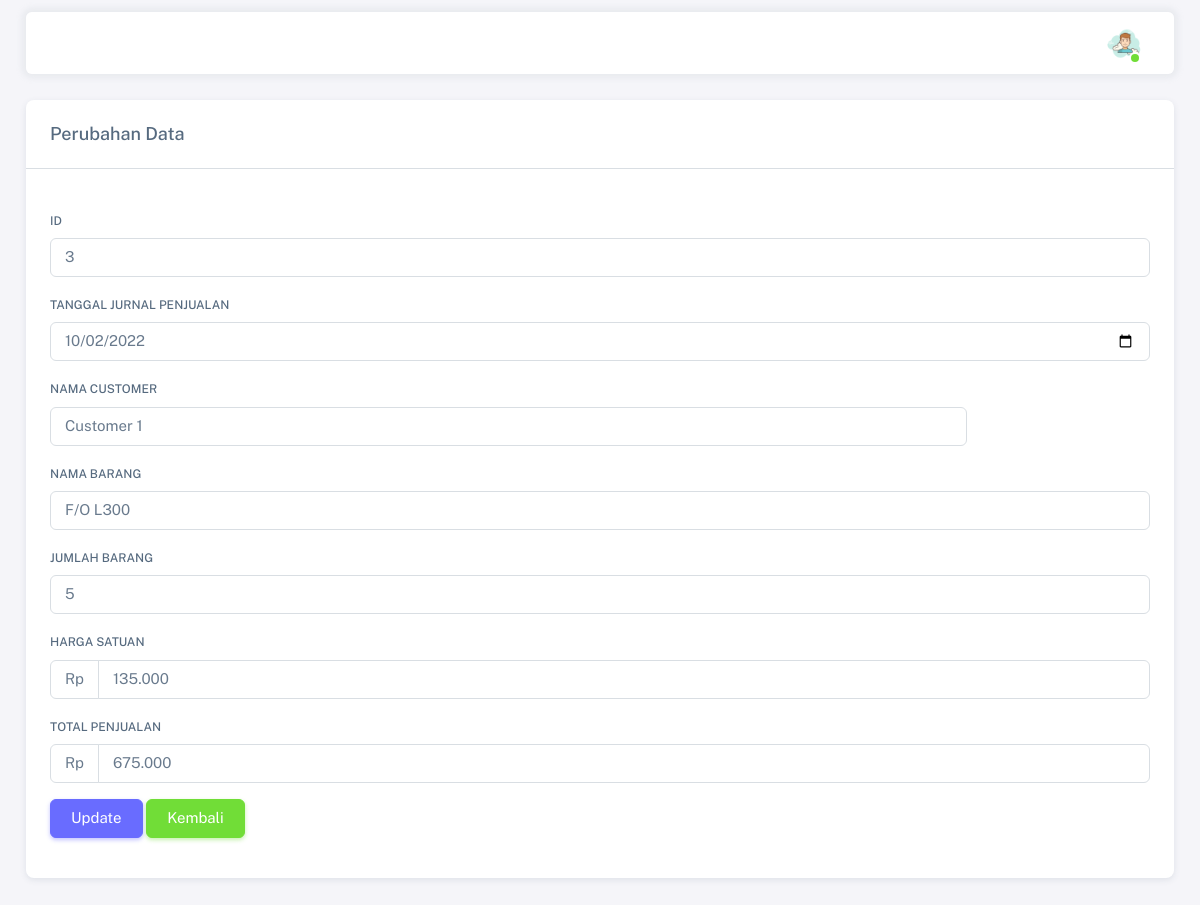
/admin/edit_jurnal_penjualan.php?id_jurnal_penjualan=3, run on the app's committed database.
### tables this page shows
CREATE TABLE `tb_jurnal_penjualan` (
  `id_jurnal_penjualan` bigint(100) NOT NULL,
  `tanggal_penjualan` date NOT NULL,
  `nama_customer` varchar(100) NOT NULL,
  `nama_barang` varchar(100) NOT NULL,
  `jumlah_barang` bigint(100) NOT NULL,
  `harga_satuan` bigint(100) NOT NULL,
  `total_penjualan` bigint(100) NOT NULL
);

### admin/edit_jurnal_penjualan.php (the view, shortened to what this page needs)
<?php
require 'koneksi.php';
?>
<!DOCTYPE html>
<html>
  <head>
    <link rel="stylesheet" href="assets/vendor/fonts/boxicons.css" />
    <link rel="stylesheet" href="assets/vendor/css/core.css" />
    <link rel="stylesheet" href="assets/vendor/css/theme-default.css"/>
    <link rel="stylesheet" href="assets/css/demo.css" />
  </head>
<body>
  <div class="layout-wrapper layout-content-navbar">
    <div class="layout-container">
      <div class="layout-page">
          <nav class="layout-navbar container-xxl navbar navbar-expand-xl navbar-detached align-items-center bg-navbar-theme" id="layout-navbar">
            <div class="navbar-nav-right d-flex align-items-center" id="navbar-collapse">
              <ul class="navbar-nav flex-row align-items-center ms-auto">
                <li class="nav-item navbar-dropdown dropdown-user dropdown">
                  <a class="nav-link dropdown-toggle hide-arrow" href="javascript:void(0);" data-bs-toggle="dropdown">
                    <div class="avatar avatar-online">
                      <img src="assets/img/avatars/1.png" alt class="w-px-40 h-auto rounded-circle" />
                    </div>
                  </a>
                </li>
              </ul>
            </div>
          </nav>
                          <?php
                            if(isset($_GET['id_jurnal_penjualan']))
                            {
                                $id_jurnal_penjualan = mysqli_real_escape_string($con, $_GET['id_jurnal_penjualan']);
                                $query = "SELECT * FROM tb_jurnal_penjualan WHERE id_jurnal_penjualan='$id_jurnal_penjualan' ";
                                $query_run = mysqli_query($con, $query);
                                if(mysqli_num_rows($query_run) > 0)
                                {
                                    $jurnal_penjualan = mysqli_fetch_array($query_run);
                            ?>
          <div class="content-wrapper">
            <div class="container-xxl flex-grow-1 container-p-y">
              <div class="row">
                <div class="col-md-12">
                  <div class="card mb-4">
                    <h5 class="card-header">Perubahan Data</h5>
                    <hr class="my-0" />
                    <div class="card-body">
                      <form action="code_penjualan.php" method="POST">
                              <div class="row">
                                </div>
                                <div class="mb-3 col-md-12">
                                  <label class="form-label">ID</label>
                                  <input type="text" name="id_jurnal_penjualan" value="<?=$jurnal_penjualan['id_jurnal_penjualan'];?>" class="form-control">
                                </div>
                                <div class="mb-3 col-md-12">
                                  <label class="form-label">Tanggal Jurnal Penjualan</label>
                                  <input type="date" name="tanggal_penjualan" value="<?=$jurnal_penjualan['tanggal_penjualan'];?>" class="form-control">
                                </div>
                                <div class="mb-3 col-md-12">
                                  <label class="form-label">Nama Customer</label>
                                  <div class="col-md-10">
                                    <select class="form-control" name="nama_customer">
                                    <option disabled selected > <?=$jurnal_penjualan['nama_customer'];?></option>
                                    </select>
                                  </div>
                                  </div>
                                <div class="mb-3 col-md-12">
                                  <label class="form-label">Nama Barang</label>
                                  <input type="text" name="nama_barang" value="<?=$jurnal_penjualan['nama_barang'];?>" class="form-control">
                                </div>
                                <div class="mb-3 col-md-12">
                                  <label class="form-label">Jumlah Barang</label>
                                  <input type="text" name="jumlah_barang" value="<?=$jurnal_penjualan['jumlah_barang'];?>" class="form-control"  >
                                </div>
                                  <div class="mb-3 col-md-12">
                                  <label class="form-label">Harga Satuan</label>
                                    <div class="input-group">
                                   <span class="input-group-text" id="basic-addon11">Rp</span>
                                  <input type="text" name="harga_satuan" value="<?= number_format($jurnal_penjualan['harga_satuan'],0, ",", ".") ?>" class="form-control"   >
                                  </div>
                                </div>
                                <div class="mb-3 col-md-12">
                                  <label class="form-label">Total Penjualan </label>
                                  <div class="input-group">
                                  <span class="input-group-text" id="basic-addon11">Rp</span>
                                  <input type="text" name="total_penjualan" value="<?= number_format($jurnal_penjualan['total_penjualan'],0, ",", ".") ?>" class="form-control">
                                  </div>
                                </div>
                                <div class="mb-3 col-md-12">
                                  <button type="submit" name="update_jurnal_penjualan" class="btn btn-primary">Update
                                  </button>
                                  <a href="list_jurnal_penjualan.php" class="btn btn-success">Kembali</a>
                                </div>
                                </div>
                              </div>
                              </div>
                      <?php
                            }
                            else
                            {
                                echo "<h4>No Such Id Found</h4>";
                            }
                        }
                        ?>
                    </div>
                  </div>
                </div>
              </div>
            </div>
          </div>
  </body>
</html>

### data on the page
tb_jurnal_penjualan: id_jurnal_penjualan "3", tanggal_penjualan "10/02/2022", nama_customer "Customer 1", nama_barang "F/O L300", jumlah_barang "5", harga_satuan "135.000", total_penjualan "675.000"
